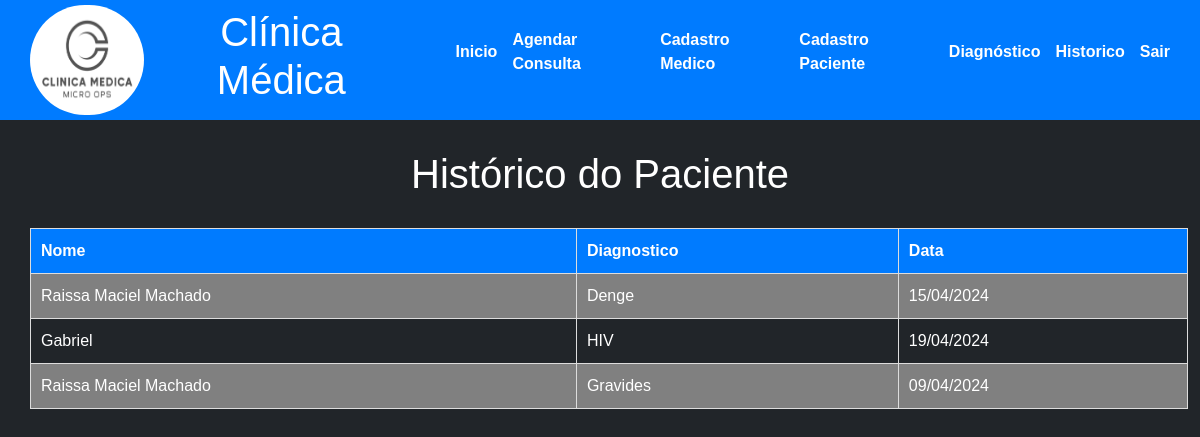
Page /Historico.php on the committed database.
### tables this page shows
CREATE TABLE `historico` (
  `historico_id` bigint(20) UNSIGNED NOT NULL,
  `diagnostico` text NOT NULL,
  `tratamento` text NOT NULL,
  `prescricao` text NOT NULL,
  `data_historico` date NOT NULL,
  `pacientes_id` int(11) NOT NULL,
  `medico_id` int(11) NOT NULL
);

CREATE TABLE `pacientes` (
  `paciente_id` bigint(20) UNSIGNED NOT NULL,
  `nome` varchar(100) NOT NULL,
  `data_nasc` date NOT NULL,
  `endereco` varchar(255) NOT NULL,
  `telefone` varchar(20) NOT NULL
);

### historico.php (the view, shortened to what this page needs)
<?php require_once("menu.php")?>
<html lang="pt-br">
<head>
</head>
<body>
    <h1>Histórico do Paciente</h1>
    <?php
            $conn = new mysqli("localhost", "root", "", "clinica");
            if($conn){
                $sql = "SELECT nome ,diagnostico,data_historico FROM historico,pacientes where historico.pacientes_id = pacientes.paciente_id";
            }else{echo("Falha na coneção");}
        $result = $conn->query($sql);
        if ($result->num_rows > 0) {
            echo '<table>';
            echo '<tr><th>Nome</th><th>Diagnostico</th><th>Data</th></tr>';
            while ($row = $result->fetch_assoc()) {
                echo '<tr>';
                echo '<td>' . $row['nome'] . '</td>';
                echo '<td>' . $row['diagnostico'] . '</td>';
                echo '<td>' . date('d/m/Y', strtotime($row['data_historico'])) . '</td>';
                echo '</tr>';
            }
            echo '</table>';
        } else {
            echo '<p>Nenhum histórico encontrado para este paciente.</p>';
        }
    ?>
</body>

### menu.php (shortened to what this page needs)
<!DOCTYPE html>
<html lang="pt-br">
<head>
    <link href="https://cdn.jsdelivr.net/npm/bootstrap@5.2.0/dist/css/bootstrap.min.css" rel="stylesheet"
>
    <link rel="stylesheet" href="menu.css">
</head>
<body class="bg-dark text-dark">
<nav class="menu-container">
    <div class="logo">
        <img src="clinicalogo.png" alt="Logo da Clínica">
        <h1>Clínica Médica</h1>
    </div>
    <ul class="menu-items">
        <li><a href="agenda.php">Inicio</a></li>
        <li><a href="Cadastro_Consulta.php">Agendar Consulta</a></li>
        <li><a href="Cadastro_Medico.php">Cadastro Medico</a></li>
        <li><a href="Cadastro_Paciente.php">Cadastro Paciente</a></li>
        <li><a href="diagnostico.php">Diagnóstico</a></li>
        <li><a href="historico.php">Historico</a></li>
        <li><a href="login.php">Sair</a></li>
    </ul>
</nav>

### menu.css (style rules this page uses)
body { font-family: Arial, sans-serif; margin: 0; padding: 0; }
.menu-container { background-color: #007bff; color: #fff; display: flex; justify-content: space-between; align-items: center; padding: 10px 30px; width: 100%; height: 120px; position: fixed; top: 0; z-index: 1000; }
.logo { display: flex; align-items: center; font-size: 30px; }
.logo img { width: 114px; height: 110px; margin-right: 10px; border-radius: 100px; }
.menu-items { list-style: none; display: flex; justify-content: flex-end; align-items: center; }
.menu-items li { margin-left: 15px; }
.menu-items li a { text-decoration: none; color: #fff; font-weight: bold; transition: color 0.3s ease; font-size: 16px; transition:font-size 0.3s ease; }

### historico.php (style rules this page uses)
body { font-family: Arial, sans-serif; display: block; margin-top: 150px; }
h1 { text-align: center; color: white; }
table { width: 96.5%; border-collapse: collapse; margin-left: 30px; margin-top: 30px; }
table, th, td { border: 1px solid #ddd; padding: 10px; color: white; }
tr:nth-child(even) { background-color:grey; }
th { background-color:#007bff; }

### rows in the picture
historico: pacientes.nome "Raissa Maciel Machado", diagnostico "Denge", data_historico "15/04/2024"
historico: pacientes.nome "Gabriel", diagnostico "HIV", data_historico "19/04/2024"
historico: pacientes.nome "Raissa Maciel Machado", diagnostico "Gravides", data_historico "09/04/2024"
